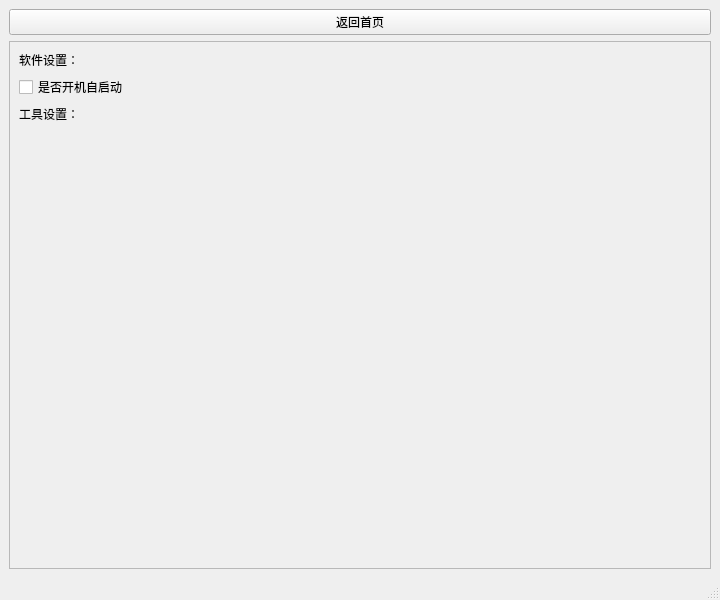
<?xml version="1.0" encoding="UTF-8"?>
<ui version="4.0">
 <class>mainWindow</class>
 <widget class="QMainWindow" name="mainWindow">
  <property name="geometry">
   <rect>
    <x>0</x>
    <y>0</y>
    <width>720</width>
    <height>600</height>
   </rect>
  </property>
  <property name="windowTitle">
   <string>设置</string>
  </property>
  <widget class="QWidget" name="centralwidget">
   <layout class="QVBoxLayout" name="verticalLayout">
    <item>
     <widget class="QPushButton" name="backHome">
      <property name="text">
       <string>返回首页</string>
      </property>
     </widget>
    </item>
    <item>
     <widget class="QScrollArea" name="scrollArea">
      <property name="widgetResizable">
       <bool>true</bool>
      </property>
      <widget class="QWidget" name="scrollAreaWidgetContents">
       <property name="geometry">
        <rect>
         <x>0</x>
         <y>0</y>
         <width>694</width>
         <height>519</height>
        </rect>
       </property>
       <layout class="QVBoxLayout" name="verticalLayout_2">
        <item>
         <widget class="QLabel" name="label">
          <property name="text">
           <string>软件设置：</string>
          </property>
         </widget>
        </item>
        <item>
         <widget class="QCheckBox" name="checkBox">
          <property name="text">
           <string>是否开机自启动</string>
          </property>
         </widget>
        </item>
        <item>
         <widget class="QLabel" name="label_2">
          <property name="text">
           <string>工具设置：</string>
          </property>
         </widget>
        </item>
        <item>
         <layout class="QVBoxLayout" name="verticalLayout_4"/>
        </item>
        <item>
         <spacer name="verticalSpacer">
          <property name="orientation">
           <enum>Qt::Vertical</enum>
          </property>
          <property name="sizeHint" stdset="0">
           <size>
            <width>20</width>
            <height>40</height>
           </size>
          </property>
         </spacer>
        </item>
       </layout>
      </widget>
     </widget>
    </item>
   </layout>
  </widget>
  <widget class="QStatusBar" name="statusbar"/>
 </widget>
 <resources/>
 <connections/>
</ui>
